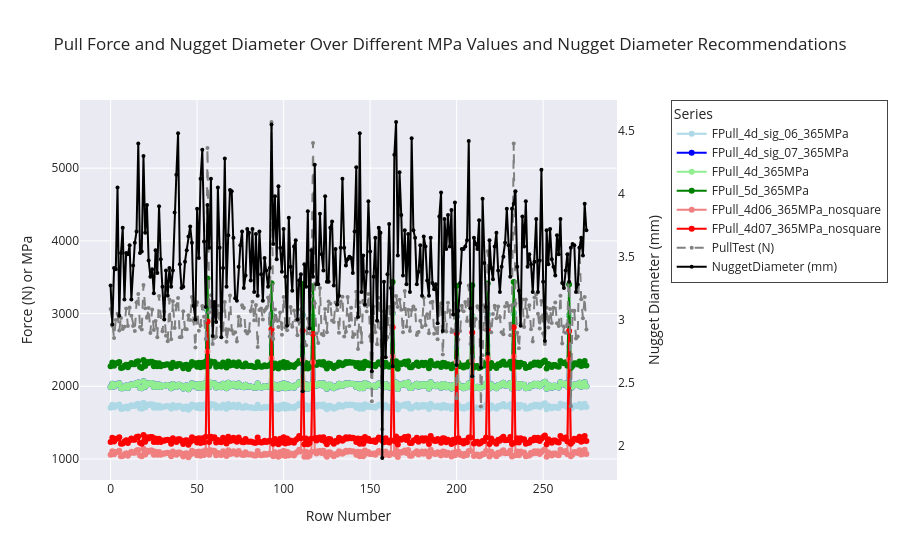

Source (notebook cell):
### Code cell
x = train_df_c.index

fig = go.Figure()

groups = {
    "sig": {
        "cols": ["FPull_4d_sig_06_365MPa", "FPull_4d_sig_07_365MPa"],
        "colors": ["lightblue", "blue"]
    },
    "365MPa": {
        "cols": ["FPull_4d_365MPa", "FPull_5d_365MPa"],
        "colors": ["lightgreen", "green"]
    },
    "nosquare": {
        "cols": ["FPull_4d06_365MPa_nosquare", "FPull_4d07_365MPa_nosquare"],
        "colors": ["lightcoral", "red"]
    }
}

for info in groups.values():
    for col, col_color in zip(info["cols"], info["colors"]):
        fig.add_trace(
            go.Scatter(
                x=x,
                y=train_df_c[col],
                mode="lines+markers",
                name=col,
                line=dict(color=col_color, width=2),
                marker=dict(color=col_color)
            )
        )

fig.add_trace(
    go.Scatter(
        x=x,
        y=train_df_c["PullTest (N)"],
        mode="lines+markers",
        name="PullTest (N)",
        line=dict(color="grey", width=2, dash="dash"),
        marker=dict(color="grey", size=4)
    )
)

fig.add_trace(
    go.Scatter(
        x=x,
        y=train_df_c["NuggetDiameter (mm)"],
        mode="lines+markers",
        name="NuggetDiameter (mm)",
        line=dict(color="black", width=2),
        marker=dict(color="black", size=4),
        yaxis="y2"
    )
)

fig.update_layout(
    title="Pull Force and Nugget Diameter Over Different MPa Values and Nugget Diameter Recommendations",
    xaxis_title="Row Number",
    yaxis=dict(
        title="Force (N) or MPa",
        showgrid=True
    ),
    yaxis2=dict(
        title="Nugget Diameter (mm)",
        overlaying="y",
        side="right",
        showgrid=False
    ),
    legend_title="Series",
    template="seaborn",
    legend=dict(
        x=1.1,        # push legend past the right edge
        y=1,
        xanchor="left",
        borderwidth=1
    ),
    margin=dict(r=200)  # give extra room on right for the legend
)

fig.show()

### Figure 1 — Plotly figure (JSON) as saved in the notebook; plotly's stock layout.template omitted (floating-point values rounded to 4 significant figures; data arrays with more than 128 entries replaced by an {"elided": "..."} marker saying what was removed)
{"data": [{"line": {"color": "lightblue", "width": 2}, "marker": {"color": "lightblue"}, "mode": "lines+markers", "name": "FPull_4d_sig_06_365MPa", "type": "scatter", "x": {"elided": "276 int values"}, "y": {"elided": "276 float values"}}, {"line": {"color": "blue", "width": 2}, "marker": {"color": "blue"}, "mode": "lines+markers", "name": "FPull_4d_sig_07_365MPa", "type": "scatter", "x": {"elided": "276 int values"}, "y": {"elided": "276 float values"}}, {"line": {"color": "lightgreen", "width": 2}, "marker": {"color": "lightgreen"}, "mode": "lines+markers", "name": "FPull_4d_365MPa", "type": "scatter", "x": {"elided": "276 int values"}, "y": {"elided": "276 float values"}}, {"line": {"color": "green", "width": 2}, "marker": {"color": "green"}, "mode": "lines+markers", "name": "FPull_5d_365MPa", "type": "scatter", "x": {"elided": "276 int values"}, "y": {"elided": "276 float values"}}, {"line": {"color": "lightcoral", "width": 2}, "marker": {"color": "lightcoral"}, "mode": "lines+markers", "name": "FPull_4d06_365MPa_nosquare", "type": "scatter", "x": {"elided": "276 int values"}, "y": {"elided": "276 float values"}}, {"line": {"color": "red", "width": 2}, "marker": {"color": "red"}, "mode": "lines+markers", "name": "FPull_4d07_365MPa_nosquare", "type": "scatter", "x": {"elided": "276 int values"}, "y": {"elided": "276 float values"}}, {"line": {"color": "grey", "dash": "dash", "width": 2}, "marker": {"color": "grey", "size": 4}, "mode": "lines+markers", "name": "PullTest (N)", "type": "scatter", "x": {"elided": "276 int values"}, "y": {"elided": "276 float values"}}, {"line": {"color": "black", "width": 2}, "marker": {"color": "black", "size": 4}, "mode": "lines+markers", "name": "NuggetDiameter (mm)", "type": "scatter", "x": {"elided": "276 int values"}, "y": {"elided": "276 float values"}, "yaxis": "y2"}], "layout": {"legend": {"borderwidth": 1, "title": {"text": "Series"}, "x": 1.1, "xanchor": "left", "y": 1}, "margin": {"r": 200}, "title": {"text": "Pull Force and Nugget Diameter Over Different MPa Values and Nugget Diameter Recommendations"}, "xaxis": {"title": {"text": "Row Number"}}, "yaxis": {"showgrid": true, "title": {"text": "Force (N) or MPa"}}, "yaxis2": {"overlaying": "y", "showgrid": false, "side": "right", "title": {"text": "Nugget Diameter (mm)"}}}}
